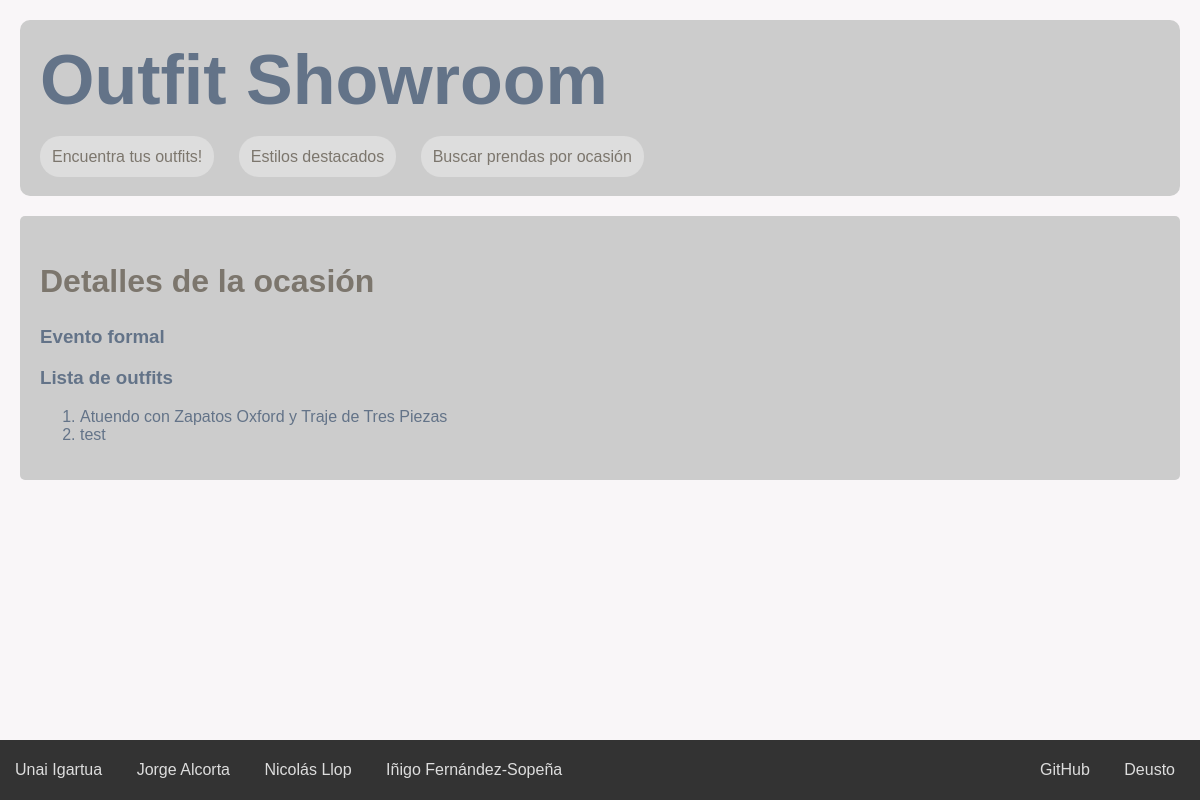
The page /es/ocasion/2 on the database as committed earlier.
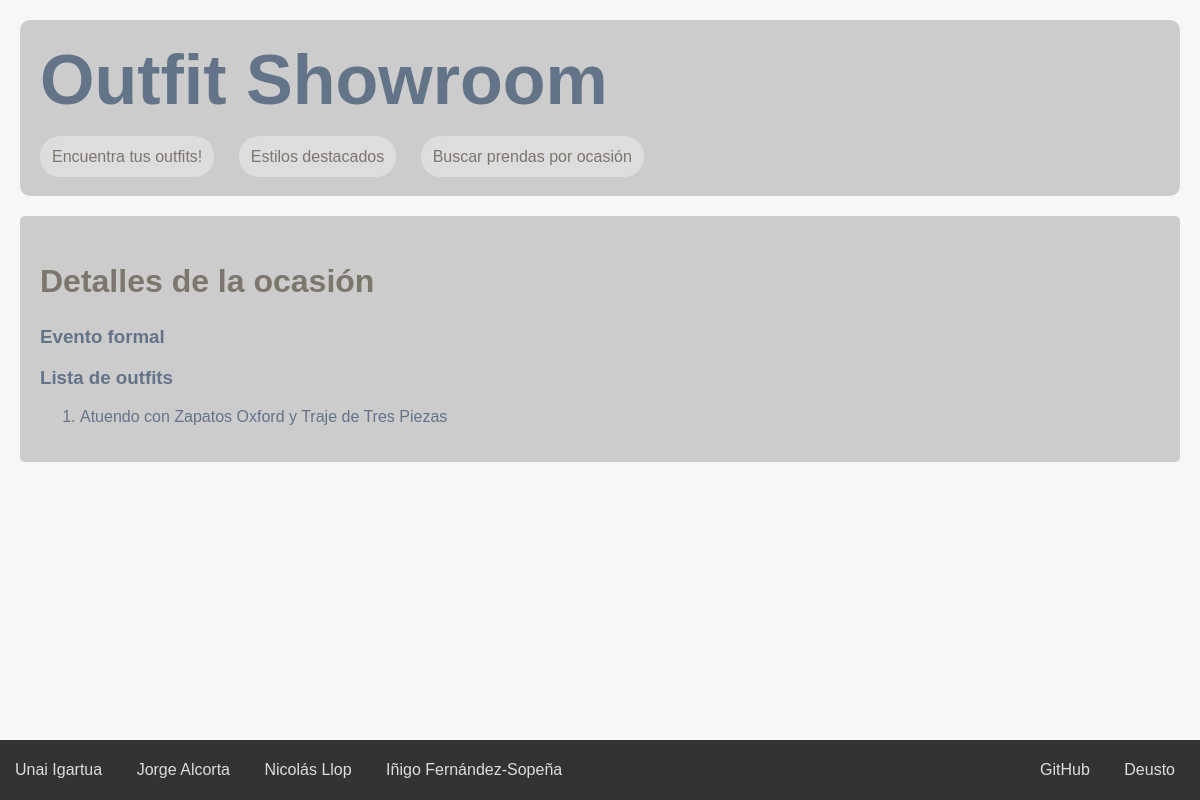
The same page on the database as committed later.
### appOutfitShowroom/models.py (models this page shows, shortened)
class Outfit(models.Model):
    def get_nombre(self):
        return self.nombre_en if get_language() == 'en' else self.nombre
    nombre = models.CharField(max_length=200)
    nombre_en = models.CharField(max_length=200, blank=True)
    descripcion = models.TextField(max_length=700)
    descripcion_en = models.TextField(max_length=700, blank=True)
    ocasion = models.ForeignKey(Ocasion, on_delete=models.CASCADE)
    estilos = models.ManyToManyField(Estilo)
    precio = models.IntegerField(default=0)
    imagen = models.ImageField(upload_to='static/img',blank=True,null=True,verbose_name='Image')
    fecha = models.DateTimeField(auto_now_add=True)

### appOutfitShowroom/views.py (the view)
# urls.py: path('ocasion/<int:ocasion_id>', views.detalle_ocasion, name='detalle_ocasion'),
def detalle_ocasion(request, ocasion_id):
	ocasion = get_object_or_404(Ocasion, pk=ocasion_id)
	context = {
		'titulo_pagina': "Detalles de la ocasión",
		'ocasion': ocasion,
		'outfits': ocasion.outfit_set.all()
	}
	return render(request, 'ocasion.html', context)

### appOutfitShowroom/models.py (called while the page is built)
    def get_nombre(self):
        return self.nombre_en if get_language() == 'en' else self.nombre

### appOutfitShowroom/templates/ocasion.html
{% extends "base.html" %}
{% load static %}
{%load i18n%}
{% block contenido %}
<h2>{% trans "Detalles de la ocasión" %}</h2>
{% if ocasion %}
    <h3>{{ ocasion.get_nombre}}</h3>
	<h3>{% trans "Lista de outfits" %}</h3>
	{% if outfits %}
		<ol>
		{% for o in outfits %}
			<li>
				<a href="{% url 'detalle_outfit' o.id %}">{{ o.get_nombre}}</a>
			</li>
		{% endfor %}
		</ol>
	{% else %}
		<p>{% trans "No tiene outfits asociados." %}</p>
	{% endif %}
{% else %}
    <p>{% trans "No existe esta ocasión." %}</p>
{% endif %}
{% endblock %}

Rows that differ between the two databases and show on the page:
removed Outfit: get_nombre "test"
